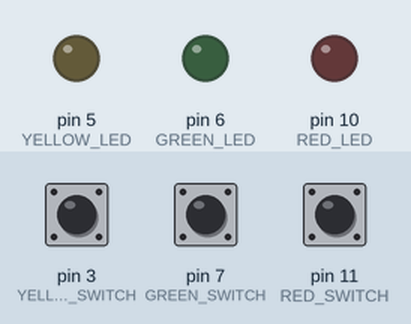
Recording of a sketch running on a simulated Arduino Nano, built with avr-gcc and run on an emulated ATmega328P. Shown: output pins drawn as LEDs (lit = HIGH). The inputs (shaded band) are chosen by the test bench; at power-on: pin 3 (YELLOW_SWITCH) HIGH, pin 7 (GREEN_SWITCH) HIGH, pin 11 (RED_SWITCH) HIGH.

Above: at 1.2 s.
1.3 s: pin 3 (YELLOW_SWITCH) pulled LOW for 0.15 s
At 1.6 s:
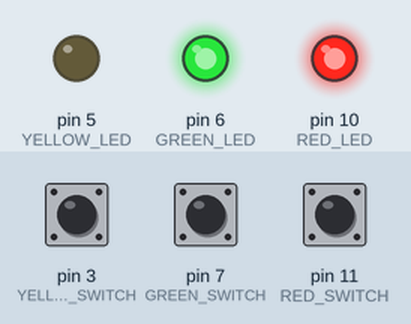
4.4 s: pin 7 (GREEN_SWITCH) pulled LOW for 3.2 s
At 6.6 s:
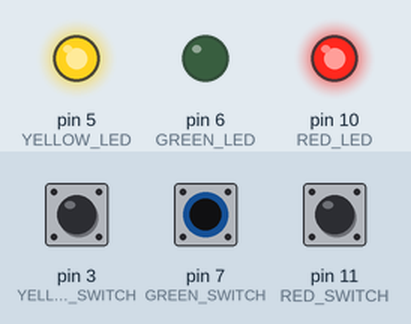
9.1 s: pin 11 (RED_SWITCH) pulled LOW for 3.2 s
At 11.6 s:
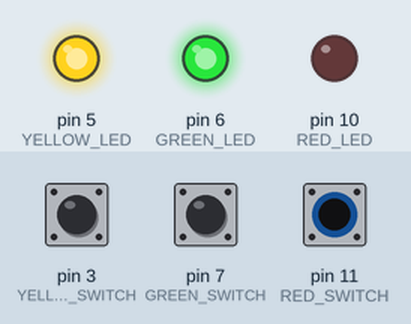
13.8 s: pin 3 (YELLOW_SWITCH) pulled LOW for 3.2 s
At 16.6 s:
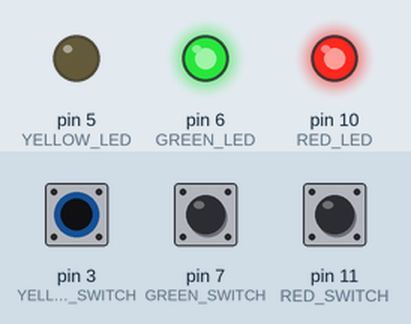
Timing chart, 0 to 22.8 s (numbered marks = the images above; inputs shaded):
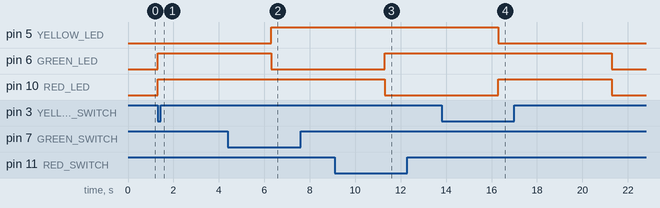

Measured:
- after the input at 1.3 s, pin 6 (GREEN_LED), pin 10 (RED_LED): LOW → HIGH at once
- after the input at 4.4 s, pin 5 (YELLOW_LED): LOW → HIGH after 1.9 s; pin 10 (RED_LED): stays HIGH (without the input it goes to LOW after 1.9 s)
- after the input at 9.1 s, pin 5 (YELLOW_LED): stays HIGH (without the input it goes to LOW after 2.2 s); pin 6 (GREEN_LED): LOW → HIGH after 2.2 s
- after the input at 13.8 s, pin 6 (GREEN_LED): HIGH → LOW after 7.5 s instead of 2.5 s; pin 10 (RED_LED): LOW → HIGH after 2.5 s, → LOW 5.0 s later

The sketch:

buzzer_code.ino
```cpp
/*
 * Buzzer Code
 *
 * By Nilai Vemula
 * 5/14/18
 *
 * This is the code for a buzzer system. Conceptually based on: https://www.iliketomakestuff.com/make-quiz-game-buttons/
 * Objective: The buzzers all light up and then wait for someone to press one of the buzzers. When one is pressed, all of other buzzers stop lighting up.
 *
 * Wiring:
 * There are three buttons (yellow, green, and red). Each button has four terminals: two for the switch and two for the LED).
 * Each button had four wires coming to it (black, red, yellow, and green). Black was wired up to GND and red was wired to 5V. Yellow and green were connected to digital I/O on the arduino.
 * The switch pins on the button were connected to black and yellow wires. The LED pins were connected to red and green with the cathode on red.
 * When the button is pressed, the switch is closed and the yellow wire is pulled to GND. The LED lights up when the green wire is set to LOW and current flows from the red wire to the green wire and sinks to the Arduino.
 * The whole set-up is powered through USB (5V and GND). The Arduino (Nano) is powered through its (mini)-B USB port. A mini-USB cable is wired to the power input through its red and black wires.
 *
 */

//VARIABLE DECLARATIONS

//initializing pin numbers as constants
const int YELLOW_LED = 5;
const int GREEN_LED = 6;
const int RED_LED = 10;

const int YELLOW_SWITCH = 3;
const int GREEN_SWITCH = 7;
const int RED_SWITCH = 11;

//declaring triggered booleans
boolean yellowTriggered;
boolean greenTriggered;
boolean redTriggered;

void setup() {
  //initializing LED pins as outputs
  pinMode(YELLOW_LED, OUTPUT);
  pinMode(GREEN_LED, OUTPUT);
  pinMode(RED_LED, OUTPUT);

  //initially writing all LEDs as HIGH (turning them off)
  digitalWrite(YELLOW_LED, HIGH);
  digitalWrite(GREEN_LED, HIGH);
  digitalWrite(RED_LED, HIGH);

  //initializing switch pins as inputs with internal pull-up resistors
  pinMode(YELLOW_SWITCH, INPUT_PULLUP);
  pinMode(GREEN_SWITCH, INPUT_PULLUP);
  pinMode(RED_SWITCH, INPUT_PULLUP);

  //initializing all triggered booleans as false (LOW)
  yellowTriggered = LOW;
  greenTriggered = LOW;
  redTriggered = LOW;

}

void loop() {
  //resetting each boolean as LOW each time the loop runs
  boolean yellowTriggered = LOW;
  boolean greenTriggered = LOW;
  boolean redTriggered = LOW;

  //turning all the LEDs on
  digitalWrite(YELLOW_LED, LOW);
  digitalWrite(GREEN_LED, LOW);
  digitalWrite(RED_LED, LOW);

  //GREEN CODE
  if(digitalRead(GREEN_SWITCH) == LOW){    //If the switch is pressed, the switch pin is connected to GND and it is pulled to LOW.
    greenTriggered = HIGH;    //triggered boolean is set to HIGH
  }

  if(greenTriggered == HIGH){ //If triggered
    greenTriggered = LOW; //then reset triggered boolean
    //and then turn off all LEDs besides the one that was pressed
    digitalWrite(YELLOW_LED, HIGH);
    digitalWrite(GREEN_LED, LOW);
    digitalWrite(RED_LED, HIGH);
    delay(5000); //wait 5 sec for the MC to manually reset/automatically reset after 5 sec
  }

 //RED CODE
 if(digitalRead(RED_SWITCH) == LOW){
    redTriggered = HIGH;
  }

  if(redTriggered == HIGH){
    greenTriggered = LOW;
    digitalWrite(YELLOW_LED, HIGH);
    digitalWrite(GREEN_LED, HIGH);
    digitalWrite(RED_LED, LOW);
    delay(5000);
  }

  //YELLOW CODE
  if(digitalRead(YELLOW_SWITCH) == LOW){
    yellowTriggered = HIGH;
  }

  if(yellowTriggered == HIGH){
    yellowTriggered = LOW;
    digitalWrite(YELLOW_LED, LOW);
    digitalWrite(GREEN_LED, HIGH);
    digitalWrite(RED_LED, HIGH);
    delay(5000);
  }

}
```
